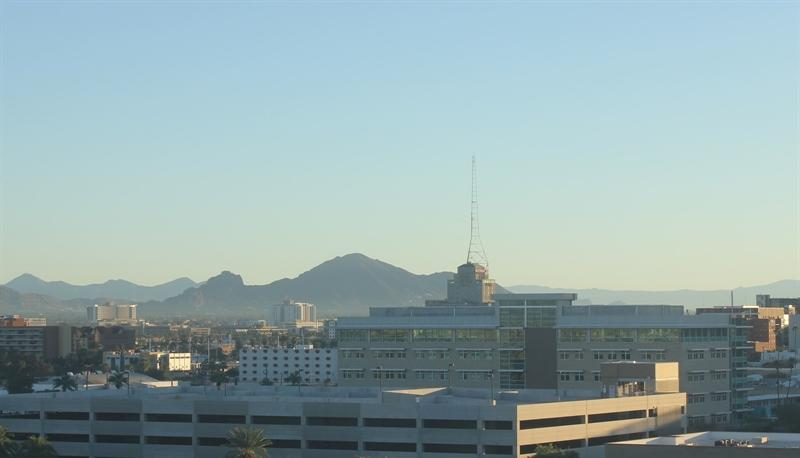
#> input picture ComputerVision/Assignments/images/day_night_images/training/day/20151101_142050.jpg, 800 x 458 px; its folder holds only this picture in this run
$ jupyter execute --allow-errors 'A01023443_A2. CV. Basic Image Classification.ipynb'   (shell and % lines are left out)
#> lines starting #> are read from the running program, lines starting #| are printed output that depends on the picture
# Day and Night Image Classifier
---

The day/night image dataset consists of 200 RGB color images in two categories: day and night. There are equal numbers of each example: 100 day images and 100 night images.

We'd like to build a classifier that can accurately label these images as day or night, and that relies on finding distinguishing features between the two types of images!

*Note: All images come from the [AMOS dataset](http://cs.uky.edu/~jacobs/datasets/amos/) (Archive of Many Outdoor Scenes).*

### Import resources

Before you get started on the project code, import the libraries and resources that you'll need.

[cell 1]
import cv2
import os, glob

import numpy as np
import matplotlib.pyplot as plt

## Training and Testing Data
The 200 day/night images are separated into training and testing datasets.

* 60% of these images are training images, for you to use as you create a classifier.
* 40% are test images, which will be used to test the accuracy of your classifier.

First, we set some variables to keep track of some where our images are stored:

    image_dir_training: the directory where our training image data is stored
    image_dir_test: the directory where our test image data is stored

[cell 2]
# Image data directories
image_dir_training = "images/day_night_images/training/"
image_dir_test = "images/day_night_images/test/"

## Load the datasets

These first few lines of code will load the training day/night images and store all of them in a variable, `IMAGE_LIST`. This list contains the images and their associated label ("day" or "night").

This function loads in images and their labels and places them in a list. The list contains all images and their associated labels. For example, after data is loaded, im_list[0][:] will be the first image-label pair in the list

[cell 3]
def load_dataset(image_dir):

    # Populate this empty image list
#> called with image_dir = 'images/day_night_images/training/'
    im_list = []
    image_types = ["day", "night"]

    # Iterate through each color folder
    for im_type in image_types:

        # Iterate through each image file in each image_type folder
        # glob reads in any image with the extension "image_dir/im_type/*"
        for file in glob.glob(os.path.join(image_dir, im_type, "*")):

            # Read in the image
            im = cv2.imread(file)
#> im is the input picture: shape (458, 800, 3); mean B, G, R 170.2, 168.7, 147.2

            # Check if the image exists/if it's been correctly read-in
            if not im is None:
                # Append the image, and it's type (red, green, yellow) to the image list
                im_list.append((im, im_type))

    return im_list

For example, the first image-label pair in `IMAGE_LIST` can be accessed by index:
``` IMAGE_LIST[0][:]```.

[cell 4]
# Load training data
image_list = load_dataset(image_dir_training)
#> image_list = 2 items

## Visualize sample day and night images

[cell 5]
# Select an image and its label by list index

image_index = 6
#> (the rest of this cell did not finish here and is left out)

## Construct a `STANDARDIZED_LIST` of input images and output labels.

This function takes in a list of image-label pairs and outputs a **standardized** list of resized images and numerical labels.

[cell 6]
## Standardize the output using both functions above, standardize the input images and output labels
def standardize(image_list):

    # Empty image data array
    standard_list = []

    # Iterate through all the image-label pairs
    for item in image_list:
        # pass
        newLabel = 0
        width = 1000
        height = 600
        dim = (width, height)

        # Resize the image to a specific width and height using cv2.resize

        itemR = cv2.resize(item[0], dim)

        # standard_list[item] = cv2.resize(image_list[item][0], dim, interpolation = cv2.INTER_AREA)

        # Create a numerical label based on the string label of the image: day should be 1, night should be 0
        if(item[1] == 'day'):
            newLabel = 1
        else:
            newLabel = 0
        # Append the image, and it's label to the full, processed list of image data
        #Creates a Tupple
        res=(itemR,newLabel)

        standard_list.append(res)
#> this loop made 2 passes
#> (newLabel, width, height) on passes 1 to 2: (1, 1000, 600), (0, 1000, 600)
#> pass 1, in standardize, `itemR = cv2.resize(item[0], dim)`:
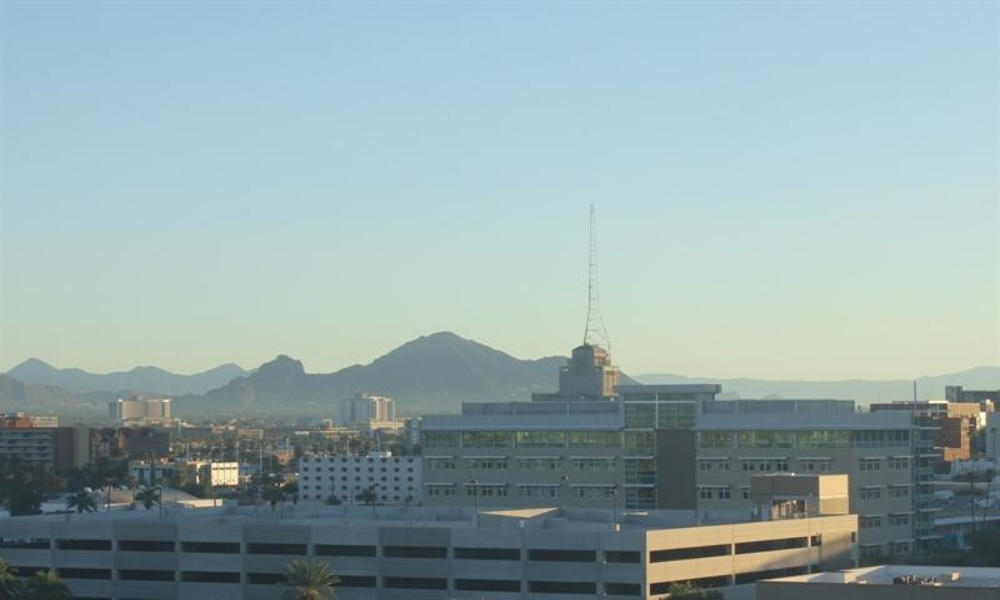
#> itemR: shape (600, 1000, 3); mean of channels 0, 1, 2 170.1, 168.6, 147.1; drawn as B, G, R
#> pass 2, in standardize, `itemR = cv2.resize(item[0], dim)`:
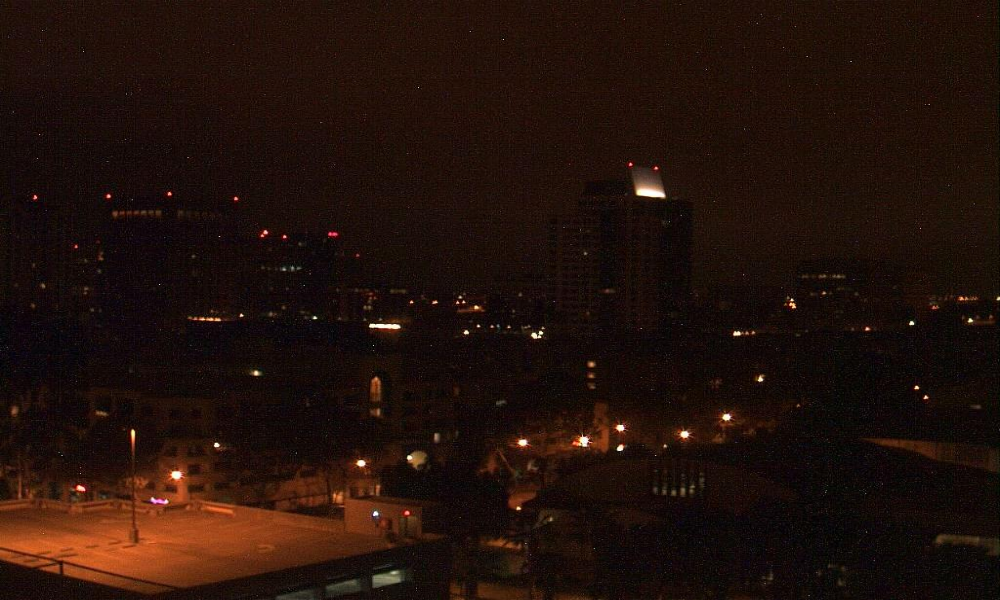
#> itemR: shape (600, 1000, 3); mean of channels 0, 1, 2 10.3, 16.6, 33.7; drawn as B, G, R
#> after the loop, standard_list = 2 items

    return standard_list

[cell 7]
# Standardize all training images

STANDARDIZED_LIST = standardize(image_list)
#> STANDARDIZED_LIST = 2 items

## Visualize the standardized data

Display a standardized image from STANDARDIZED_LIST.

[cell 8]
# Display a standardized image and its label

# Select an image by index
image_num = 0
selected_image = STANDARDIZED_LIST[image_num][0]
selected_label = STANDARDIZED_LIST[image_num][1]
#> selected_label = 1

# Display image and data about it
plt.imshow(selected_image)
print(f"Shape: ({selected_image.shape})")
#| Shape: ((600, 1000, 3))
print(f"Label [1 = day, 0 = night]: {selected_label}")
#| Label [1 = day, 0 = night]: 1

# Feature Extraction

Create a feature that represents the brightness in an image. We'll be extracting the **average brightness** using HSV colorspace. Specifically, we'll use the V channel (a measure of brightness), add up the pixel values in the V channel, then divide that sum by the area of the image to get the average Value of the image.

---
###  Find the average brightness using the V channel

This function takes in a **standardized** RGB image and returns a feature (a single value) that represent the average level of brightness in the image. We'll use this value to classify the image as day or night.

[cell 9]
# Find the average Value or brightness of an image
def avg_brightness(rgb_image):
    ## TODO: Get the average brightness from an image using the HSV color space.

    # Convert image to HSV
    hsv_image = cv2.cvtColor(rgb_image, cv2.COLOR_RGB2HSV)
    #Separamos el canal de value
    value = hsv_image[:,:,2]
    # Add up all the pixel values in the V channel
    valueSum = np.sum(value)

    # find the avg
    area = rgb_image.shape[0] * rgb_image.shape[1]

    avg = valueSum/area

    return avg

[cell 10]
# Testing average brightness levels
# Look at a number of different day and night images and think about
# what average brightness value separates the two types of images

# As an example, a "night" image is loaded in and its avg brightness is displayed
image_num = 190
#> (the rest of this cell did not finish here and is left out)

# Classification and Visualizing Error

In this section, we'll turn our average brightness feature into a classifier that takes in a standardized image and returns a `predicted_label` for that image. This `estimate_label` function should return a value: 0 or 1 (night or day, respectively).

---
### Build a complete classifier

Complete this code so that it returns an estimated class label given an input RGB image.

[cell 11]
# This function should take in RGB image input
def estimate_label(rgb_image):
    ## TODO: Use the avg brightness feature to predict a label (0, 1)
    # Extract average brightness feature from an RGB image
    image = rgb_image
    predicted_label = 0

    avg = avg_brightness(image)


    # Define a threshold value
    threshold = 120

    # if the average brightness is above the threshold value, we classify it as "day"
    if avg > threshold:
        predicted_label = 1
    else:
        predicted_label = 0
    # else, the pred-cted_label can stay 0 (it is predicted to be "night")

    return predicted_label

## Testing the classifier

Here is where we test your classification algorithm using our test set of data that we set aside at the beginning of the notebook!

Since we are using a pretty simple brightess feature, we may not expect this classifier to be 100% accurate. We'll aim for around 75-85% accuracy usin this one feature.

### Test dataset

Below, we load in the test dataset, standardize it using the `standardize` function you defined above, and then **shuffle** it; this ensures that order will not play a role in testing accuracy.

[cell 12]
import random

# Using the load_dataset function in helpers.py
# Load test data
TEST_IMAGE_LIST = load_dataset(image_dir_test)
#> TEST_IMAGE_LIST = 2 items

# Standardize the test data
STANDARDIZED_TEST_LIST = standardize(TEST_IMAGE_LIST)
#> the loop in standardize (call 2), `for item in image_list:` made 2 passes
#> STANDARDIZED_TEST_LIST = 2 items

# Shuffle the standardized test data
random.shuffle(STANDARDIZED_TEST_LIST)

## Determine the Accuracy

Compare the output of your classification algorithm (a.k.a. your "model") with the true labels and determine the accuracy.

This code stores all the misclassified images, their predicted labels, and their true labels, in a list called `misclassified`.

[cell 13]
# Constructs a list of misclassified images given a list of test images and their labels
def get_misclassified_images(test_images):
    # Track misclassified images by placing them into a list
    misclassified_images_labels = []

    # Iterate through all the test images
    # Classify each image and compare to the true label
    for image in test_images:

        # Get true data
        im = image[0]
        true_label = image[1]

        ## TODO:
        # Get predicted label from your classifier
        predicted_label = estimate_label(im)

        # Compare true and predicted labels
        # print(true_label)
        # print(predicted_label)

        if true_label != predicted_label:
            res = (im,predicted_label,true_label)
            misclassified_images_labels.append(res)
#> this loop made 2 passes
#> (true_label, predicted_label, threshold in estimate_label) on passes 1 to 2: (1, 1, 120), (0, 0, 120)
#> pass 1, in avg_brightness, `value = hsv_image[:,:,2]`:
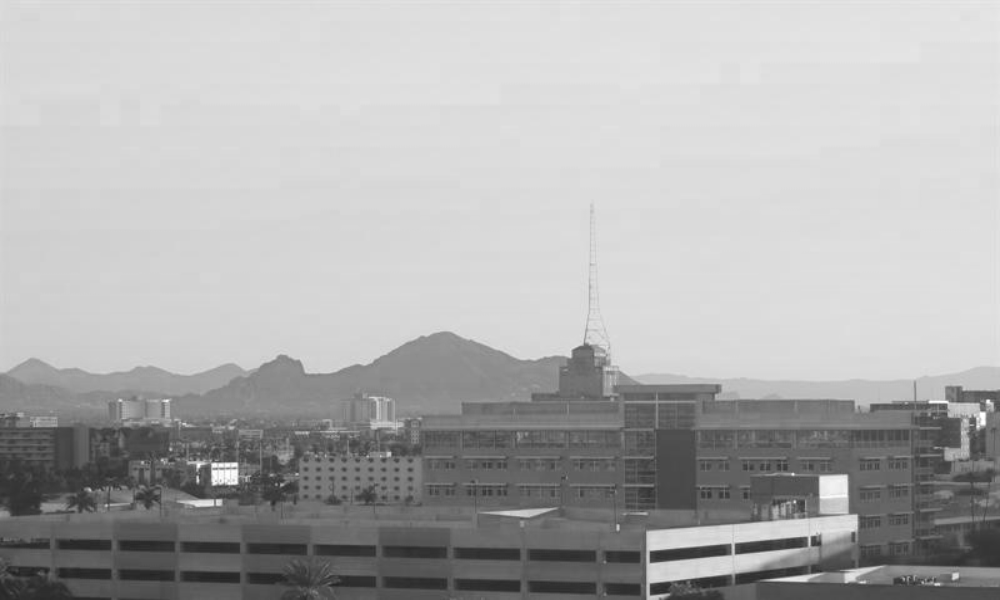
#> value: shape (600, 1000); min 33, max 255, mean 175.1
#> pass 2, in avg_brightness (call 2), `value = hsv_image[:,:,2]`:
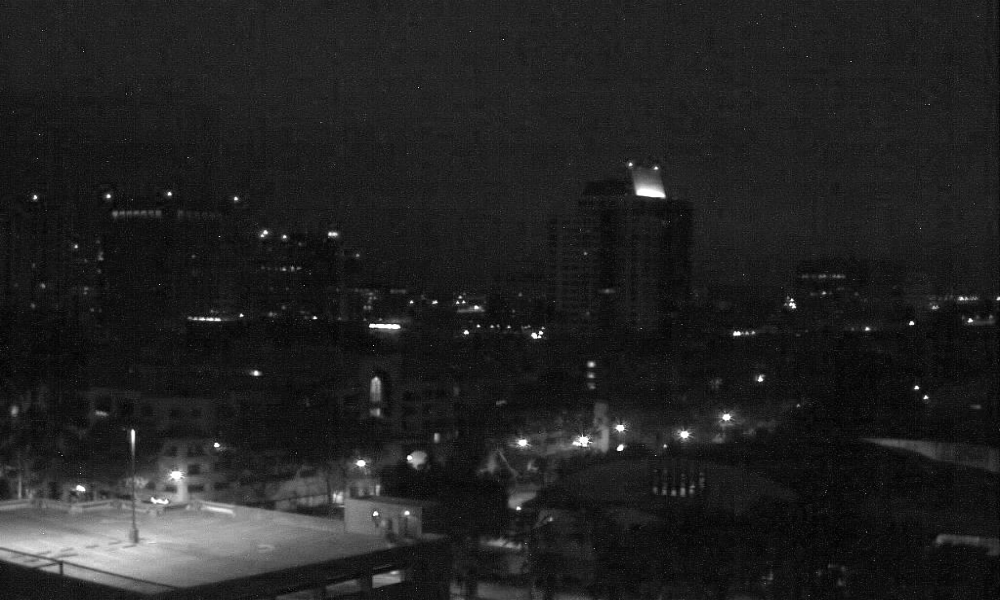
#> value: shape (600, 1000); min 0, max 255, mean 33.8
#> after the loop, misclassified_images_labels = []
        # If these labels are not equal, the image has been misclassified. Append a tuple of
        # image, prediction, and true label to the misclassified list.

    # Return the list of misclassified [image, predicted_label, true_label] values
    return misclassified_images_labels

[cell 14]
# Find all misclassified images in a given test set
MISCLASSIFIED = get_misclassified_images(STANDARDIZED_TEST_LIST)
#> MISCLASSIFIED = []

## TODO: Calculate the accuracy of the classifier. Accuracy = number of correct / total number of images
# Accuracy calculations

misclassified = len(MISCLASSIFIED)
#> misclassified = 0
total = len(TEST_IMAGE_LIST)
#> total = 2
accuracy = (total - misclassified)/total
#> accuracy = 1

print(f"Accuracy: {accuracy}")
#| Accuracy: 1.0
print(f"Number of misclassified images = {len(MISCLASSIFIED)}  out of {total}")
#| Number of misclassified images = 0  out of 2
